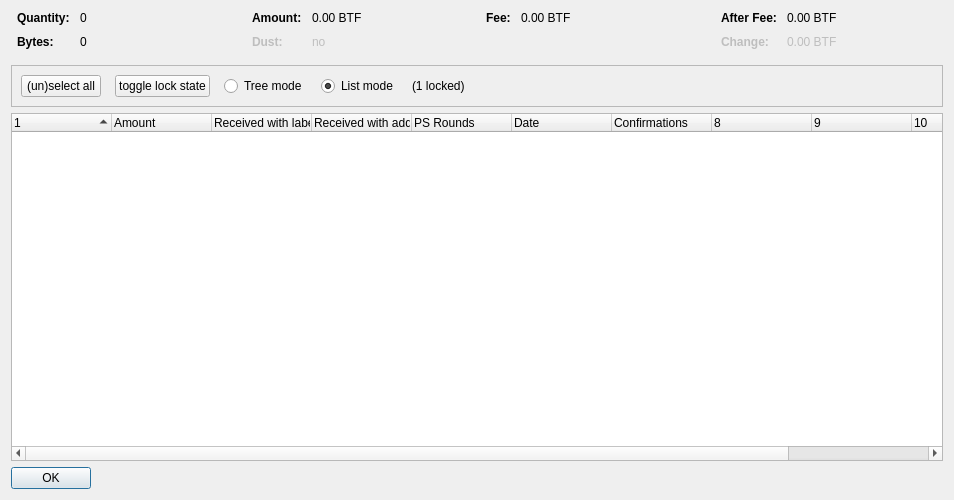
<?xml version="1.0" encoding="UTF-8"?>
<ui version="4.0">
 <class>CoinControlDialog</class>
 <widget class="QDialog" name="CoinControlDialog">
  <property name="geometry">
   <rect>
    <x>0</x>
    <y>0</y>
    <width>954</width>
    <height>500</height>
   </rect>
  </property>
  <property name="windowTitle">
   <string>Coin Selection</string>
  </property>
  <layout class="QVBoxLayout" name="verticalLayout">
   <item>
    <layout class="QHBoxLayout" name="horizontalLayoutTop" stretch="0,0,0,0">
     <property name="topMargin">
      <number>0</number>
     </property>
     <property name="bottomMargin">
      <number>10</number>
     </property>
     <item>
      <layout class="QFormLayout" name="formLayoutCoinControl1">
       <property name="horizontalSpacing">
        <number>10</number>
       </property>
       <property name="verticalSpacing">
        <number>10</number>
       </property>
       <property name="leftMargin">
        <number>6</number>
       </property>
       <property name="rightMargin">
        <number>6</number>
       </property>
       <item row="0" column="0">
        <widget class="QLabel" name="labelCoinControlQuantityText">
         <property name="font">
          <font>
           <weight>75</weight>
           <bold>true</bold>
          </font>
         </property>
         <property name="text">
          <string>Quantity:</string>
         </property>
        </widget>
       </item>
       <item row="0" column="1">
        <widget class="QLabel" name="labelCoinControlQuantity">
         <property name="cursor">
          <cursorShape>IBeamCursor</cursorShape>
         </property>
         <property name="contextMenuPolicy">
          <enum>Qt::ActionsContextMenu</enum>
         </property>
         <property name="text">
          <string notr="true">0</string>
         </property>
         <property name="textInteractionFlags">
          <set>Qt::LinksAccessibleByMouse|Qt::TextSelectableByKeyboard|Qt::TextSelectableByMouse</set>
         </property>
        </widget>
       </item>
       <item row="1" column="0">
        <widget class="QLabel" name="labelCoinControlBytesText">
         <property name="font">
          <font>
           <weight>75</weight>
           <bold>true</bold>
          </font>
         </property>
         <property name="text">
          <string>Bytes:</string>
         </property>
        </widget>
       </item>
       <item row="1" column="1">
        <widget class="QLabel" name="labelCoinControlBytes">
         <property name="cursor">
          <cursorShape>IBeamCursor</cursorShape>
         </property>
         <property name="contextMenuPolicy">
          <enum>Qt::ActionsContextMenu</enum>
         </property>
         <property name="text">
          <string notr="true">0</string>
         </property>
         <property name="textInteractionFlags">
          <set>Qt::LinksAccessibleByMouse|Qt::TextSelectableByKeyboard|Qt::TextSelectableByMouse</set>
         </property>
        </widget>
       </item>
      </layout>
     </item>
     <item>
      <layout class="QFormLayout" name="formLayoutCoinControl2">
       <property name="horizontalSpacing">
        <number>10</number>
       </property>
       <property name="verticalSpacing">
        <number>10</number>
       </property>
       <property name="leftMargin">
        <number>6</number>
       </property>
       <property name="rightMargin">
        <number>6</number>
       </property>
       <item row="0" column="0">
        <widget class="QLabel" name="labelCoinControlAmountText">
         <property name="font">
          <font>
           <weight>75</weight>
           <bold>true</bold>
          </font>
         </property>
         <property name="text">
          <string>Amount:</string>
         </property>
        </widget>
       </item>
       <item row="0" column="1">
        <widget class="QLabel" name="labelCoinControlAmount">
         <property name="cursor">
          <cursorShape>IBeamCursor</cursorShape>
         </property>
         <property name="contextMenuPolicy">
          <enum>Qt::ActionsContextMenu</enum>
         </property>
         <property name="text">
          <string notr="true">0.00 BTF</string>
         </property>
         <property name="textInteractionFlags">
          <set>Qt::LinksAccessibleByMouse|Qt::TextSelectableByKeyboard|Qt::TextSelectableByMouse</set>
         </property>
        </widget>
       </item>
       <item row="1" column="0">
        <widget class="QLabel" name="labelCoinControlLowOutputText">
         <property name="enabled">
          <bool>false</bool>
         </property>
         <property name="font">
          <font>
           <weight>75</weight>
           <bold>true</bold>
          </font>
         </property>
         <property name="text">
          <string>Dust:</string>
         </property>
        </widget>
       </item>
       <item row="1" column="1">
        <widget class="QLabel" name="labelCoinControlLowOutput">
         <property name="enabled">
          <bool>false</bool>
         </property>
         <property name="cursor">
          <cursorShape>IBeamCursor</cursorShape>
         </property>
         <property name="contextMenuPolicy">
          <enum>Qt::ActionsContextMenu</enum>
         </property>
         <property name="text">
          <string notr="true">no</string>
         </property>
         <property name="textInteractionFlags">
          <set>Qt::LinksAccessibleByMouse|Qt::TextSelectableByKeyboard|Qt::TextSelectableByMouse</set>
         </property>
        </widget>
       </item>
      </layout>
     </item>
     <item>
      <layout class="QFormLayout" name="formLayoutCoinControl3">
       <property name="horizontalSpacing">
        <number>10</number>
       </property>
       <property name="verticalSpacing">
        <number>10</number>
       </property>
       <property name="leftMargin">
        <number>6</number>
       </property>
       <property name="rightMargin">
        <number>6</number>
       </property>
       <item row="0" column="0">
        <widget class="QLabel" name="labelCoinControlFeeText">
         <property name="font">
          <font>
           <weight>75</weight>
           <bold>true</bold>
          </font>
         </property>
         <property name="text">
          <string>Fee:</string>
         </property>
        </widget>
       </item>
       <item row="0" column="1">
        <widget class="QLabel" name="labelCoinControlFee">
         <property name="cursor">
          <cursorShape>IBeamCursor</cursorShape>
         </property>
         <property name="contextMenuPolicy">
          <enum>Qt::ActionsContextMenu</enum>
         </property>
         <property name="text">
          <string notr="true">0.00 BTF</string>
         </property>
         <property name="textInteractionFlags">
          <set>Qt::LinksAccessibleByMouse|Qt::TextSelectableByKeyboard|Qt::TextSelectableByMouse</set>
         </property>
        </widget>
       </item>
      </layout>
     </item>
     <item>
      <layout class="QFormLayout" name="formLayoutCoinControl4">
       <property name="horizontalSpacing">
        <number>10</number>
       </property>
       <property name="verticalSpacing">
        <number>10</number>
       </property>
       <property name="leftMargin">
        <number>6</number>
       </property>
       <property name="rightMargin">
        <number>6</number>
       </property>
       <item row="0" column="0">
        <widget class="QLabel" name="labelCoinControlAfterFeeText">
         <property name="font">
          <font>
           <weight>75</weight>
           <bold>true</bold>
          </font>
         </property>
         <property name="text">
          <string>After Fee:</string>
         </property>
        </widget>
       </item>
       <item row="0" column="1">
        <widget class="QLabel" name="labelCoinControlAfterFee">
         <property name="cursor">
          <cursorShape>IBeamCursor</cursorShape>
         </property>
         <property name="contextMenuPolicy">
          <enum>Qt::ActionsContextMenu</enum>
         </property>
         <property name="text">
          <string notr="true">0.00 BTF</string>
         </property>
         <property name="textInteractionFlags">
          <set>Qt::LinksAccessibleByMouse|Qt::TextSelectableByKeyboard|Qt::TextSelectableByMouse</set>
         </property>
        </widget>
       </item>
       <item row="1" column="0">
        <widget class="QLabel" name="labelCoinControlChangeText">
         <property name="enabled">
          <bool>false</bool>
         </property>
         <property name="font">
          <font>
           <weight>75</weight>
           <bold>true</bold>
          </font>
         </property>
         <property name="text">
          <string>Change:</string>
         </property>
        </widget>
       </item>
       <item row="1" column="1">
        <widget class="QLabel" name="labelCoinControlChange">
         <property name="enabled">
          <bool>false</bool>
         </property>
         <property name="cursor">
          <cursorShape>IBeamCursor</cursorShape>
         </property>
         <property name="contextMenuPolicy">
          <enum>Qt::ActionsContextMenu</enum>
         </property>
         <property name="text">
          <string notr="true">0.00 BTF</string>
         </property>
         <property name="textInteractionFlags">
          <set>Qt::LinksAccessibleByMouse|Qt::TextSelectableByKeyboard|Qt::TextSelectableByMouse</set>
         </property>
        </widget>
       </item>
      </layout>
     </item>
    </layout>
   </item>
   <item>
    <widget class="QFrame" name="frame">
     <property name="minimumSize">
      <size>
       <width>0</width>
       <height>40</height>
      </size>
     </property>
     <property name="frameShape">
      <enum>QFrame::StyledPanel</enum>
     </property>
     <property name="frameShadow">
      <enum>QFrame::Sunken</enum>
     </property>
     <layout class="QHBoxLayout" name="horizontalLayout">
      <item>
       <layout class="QHBoxLayout" name="horizontalLayoutPanel" stretch="0,0,0,0,0,0">
        <property name="spacing">
         <number>14</number>
        </property>
        <item>
         <widget class="QPushButton" name="pushButtonSelectAll">
          <property name="sizePolicy">
           <sizepolicy hsizetype="Maximum" vsizetype="Fixed">
            <horstretch>0</horstretch>
            <verstretch>0</verstretch>
           </sizepolicy>
          </property>
          <property name="text">
           <string>(un)select all</string>
          </property>
          <property name="autoDefault">
           <bool>false</bool>
          </property>
         </widget>
        </item>
        <item>
         <widget class="QPushButton" name="pushButtonToggleLock">
          <property name="sizePolicy">
           <sizepolicy hsizetype="Maximum" vsizetype="Fixed">
            <horstretch>0</horstretch>
            <verstretch>0</verstretch>
           </sizepolicy>
          </property>
          <property name="text">
           <string>toggle lock state</string>
          </property>
          <property name="autoDefault">
           <bool>false</bool>
          </property>
         </widget>
        </item>
        <item>
         <widget class="QRadioButton" name="radioTreeMode">
          <property name="sizePolicy">
           <sizepolicy hsizetype="Maximum" vsizetype="Fixed">
            <horstretch>0</horstretch>
            <verstretch>0</verstretch>
           </sizepolicy>
          </property>
          <property name="text">
           <string>Tree mode</string>
          </property>
         </widget>
        </item>
        <item>
         <widget class="QRadioButton" name="radioListMode">
          <property name="sizePolicy">
           <sizepolicy hsizetype="Maximum" vsizetype="Fixed">
            <horstretch>0</horstretch>
            <verstretch>0</verstretch>
           </sizepolicy>
          </property>
          <property name="text">
           <string>List mode</string>
          </property>
          <property name="checked">
           <bool>true</bool>
          </property>
         </widget>
        </item>
        <item>
         <widget class="QLabel" name="labelLocked">
          <property name="text">
           <string>(1 locked)</string>
          </property>
         </widget>
        </item>
        <item>
         <spacer name="horizontalSpacer">
          <property name="orientation">
           <enum>Qt::Horizontal</enum>
          </property>
          <property name="sizeHint" stdset="0">
           <size>
            <width>40</width>
            <height>20</height>
           </size>
          </property>
         </spacer>
        </item>
       </layout>
      </item>
     </layout>
    </widget>
   </item>
   <item>
    <widget class="CoinControlTreeWidget" name="treeWidget">
     <property name="contextMenuPolicy">
      <enum>Qt::CustomContextMenu</enum>
     </property>
     <property name="sortingEnabled">
      <bool>false</bool>
     </property>
     <property name="columnCount">
      <number>11</number>
     </property>
     <attribute name="headerShowSortIndicator" stdset="0">
      <bool>true</bool>
     </attribute>
     <attribute name="headerStretchLastSection">
      <bool>false</bool>
     </attribute>
     <column>
      <property name="text">
       <string/>
      </property>
     </column>
     <column>
      <property name="text">
       <string>Amount</string>
      </property>
     </column>
     <column>
      <property name="text">
       <string>Received with label</string>
      </property>
     </column>
     <column>
      <property name="text">
       <string>Received with address</string>
      </property>
     </column>
     <column>
      <property name="text">
       <string>PS Rounds</string>
      </property>
     </column>
     <column>
      <property name="text">
       <string>Date</string>
      </property>
     </column>
     <column>
      <property name="text">
       <string>Confirmations</string>
      </property>
      <property name="toolTip">
       <string>Confirmed</string>
      </property>
     </column>
     <column>
      <property name="text">
       <string/>
      </property>
     </column>
     <column>
      <property name="text">
       <string/>
      </property>
     </column>
     <column>
      <property name="text">
       <string/>
      </property>
     </column>
     <column>
      <property name="text">
       <string/>
      </property>
     </column>
    </widget>
   </item>
   <item>
    <widget class="QDialogButtonBox" name="buttonBox">
     <property name="sizePolicy">
      <sizepolicy hsizetype="Maximum" vsizetype="Fixed">
       <horstretch>0</horstretch>
       <verstretch>0</verstretch>
      </sizepolicy>
     </property>
     <property name="orientation">
      <enum>Qt::Horizontal</enum>
     </property>
     <property name="standardButtons">
      <set>QDialogButtonBox::Ok</set>
     </property>
    </widget>
   </item>
  </layout>
 </widget>
 <customwidgets>
  <customwidget>
   <class>CoinControlTreeWidget</class>
   <extends>QTreeWidget</extends>
   <header>coincontroltreewidget.h</header>
  </customwidget>
 </customwidgets>
 <resources/>
 <connections/>
</ui>
